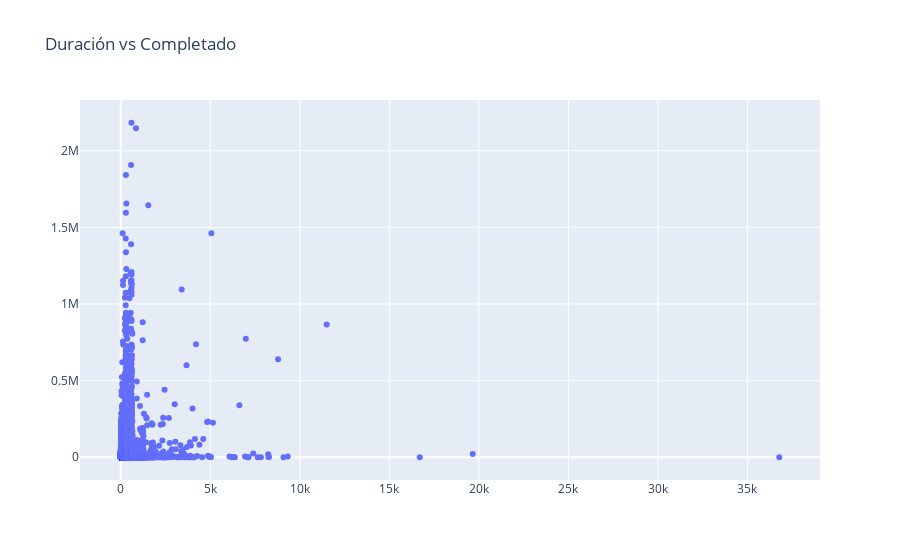

This figure's notebook cell:
### Markdown cell above
Con respecto a la relación de la cantidad de episodios y abandono, no es posible observar una relación decisiva. Se puede observar el mismo comportamiento visto anteriormente.   
Se necesita más detalle.

### Code cell
# Creamos la figura y añadimos un trazado de dispersión.
fig = go.Figure()
fig.add_trace(go.Scatter(x=dataDuration['Duration'], y=dataDuration['Completed'], mode='markers'))

# Personalizamos el diseño del gráfico.
fig.update_layout(title='Duración vs Completado')

# Mostramos el gráfico interactivo.
fig.show()

### Figure 1 — Plotly figure (JSON) as saved in the notebook; plotly's stock layout.template omitted (floating-point values rounded to 4 significant figures; data arrays with more than 128 entries replaced by an {"elided": "..."} marker saying what was removed)
{"data": [{"mode": "markers", "type": "scatter", "x": {"elided": "12296 float values"}, "y": {"elided": "12296 int values"}}], "layout": {"title": {"text": "Duración vs Completado"}}}
